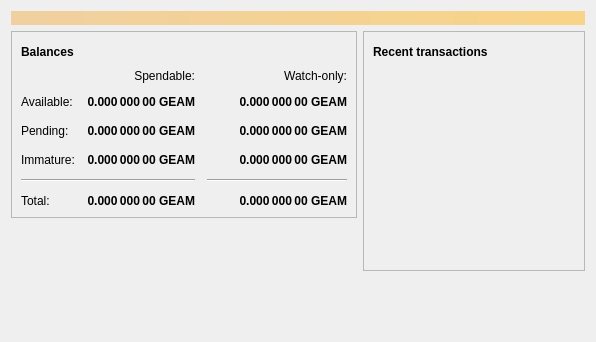
<?xml version="1.0" encoding="UTF-8"?>
<ui version="4.0">
 <class>OverviewPage</class>
 <widget class="QWidget" name="OverviewPage">
  <property name="geometry">
   <rect>
    <x>0</x>
    <y>0</y>
    <width>596</width>
    <height>342</height>
   </rect>
  </property>
  <property name="windowTitle">
   <string>Form</string>
  </property>
  <layout class="QVBoxLayout" name="topLayout">
   <item>
    <widget class="QLabel" name="labelAlerts">
     <property name="visible">
      <bool>false</bool>
     </property>
     <property name="styleSheet">
      <string notr="true">QLabel { background-color: qlineargradient(x1: 0, y1: 0, x2: 1, y2: 0, stop:0 #F0D0A0, stop:1 #F8D488); color:#000000; }</string>
     </property>
     <property name="wordWrap">
      <bool>true</bool>
     </property>
     <property name="margin">
      <number>3</number>
     </property>
     <property name="textInteractionFlags">
      <set>Qt::TextSelectableByMouse</set>
     </property>
    </widget>
   </item>
   <item>
    <layout class="QHBoxLayout" name="horizontalLayout" stretch="1,1">
     <item>
      <layout class="QVBoxLayout" name="verticalLayout_2">
       <item>
        <widget class="QFrame" name="frame">
         <property name="frameShape">
          <enum>QFrame::StyledPanel</enum>
         </property>
         <property name="frameShadow">
          <enum>QFrame::Raised</enum>
         </property>
         <layout class="QVBoxLayout" name="verticalLayout_4">
          <item>
           <layout class="QHBoxLayout" name="horizontalLayout_4">
            <item>
             <widget class="QLabel" name="label_5">
              <property name="font">
               <font>
                <weight>75</weight>
                <bold>true</bold>
               </font>
              </property>
              <property name="text">
               <string>Balances</string>
              </property>
             </widget>
            </item>
            <item>
             <widget class="QPushButton" name="labelWalletStatus">
              <property name="enabled">
               <bool>true</bool>
              </property>
              <property name="maximumSize">
               <size>
                <width>30</width>
                <height>16777215</height>
               </size>
              </property>
              <property name="toolTip">
               <string>The displayed information may be out of date. Your wallet automatically synchronizes with the Geranium network after a connection is established, but this process has not completed yet.</string>
              </property>
              <property name="text">
               <string/>
              </property>
              <property name="icon">
               <iconset resource="../geranium.qrc">
                <normaloff>:/icons/warning</normaloff>
                <disabledoff>:/icons/warning</disabledoff>:/icons/warning</iconset>
              </property>
              <property name="iconSize">
               <size>
                <width>24</width>
                <height>24</height>
               </size>
              </property>
              <property name="flat">
               <bool>true</bool>
              </property>
             </widget>
            </item>
            <item>
             <spacer name="horizontalSpacer_3">
              <property name="orientation">
               <enum>Qt::Horizontal</enum>
              </property>
              <property name="sizeHint" stdset="0">
               <size>
                <width>40</width>
                <height>20</height>
               </size>
              </property>
             </spacer>
            </item>
           </layout>
          </item>
          <item>
           <layout class="QGridLayout" name="gridLayout">
            <property name="spacing">
             <number>12</number>
            </property>
            <item row="2" column="2">
             <widget class="QLabel" name="labelWatchPending">
              <property name="font">
               <font>
                <weight>75</weight>
                <bold>true</bold>
               </font>
              </property>
              <property name="cursor">
               <cursorShape>IBeamCursor</cursorShape>
              </property>
              <property name="toolTip">
               <string>Unconfirmed transactions to watch-only addresses</string>
              </property>
              <property name="text">
               <string notr="true">0.000 000 00 GEAM</string>
              </property>
              <property name="alignment">
               <set>Qt::AlignRight|Qt::AlignTrailing|Qt::AlignVCenter</set>
              </property>
              <property name="textInteractionFlags">
               <set>Qt::LinksAccessibleByMouse|Qt::TextSelectableByKeyboard|Qt::TextSelectableByMouse</set>
              </property>
             </widget>
            </item>
            <item row="2" column="1">
             <widget class="QLabel" name="labelUnconfirmed">
              <property name="font">
               <font>
                <weight>75</weight>
                <bold>true</bold>
               </font>
              </property>
              <property name="cursor">
               <cursorShape>IBeamCursor</cursorShape>
              </property>
              <property name="toolTip">
               <string>Total of transactions that have yet to be confirmed, and do not yet count toward the spendable balance</string>
              </property>
              <property name="text">
               <string notr="true">0.000 000 00 GEAM</string>
              </property>
              <property name="alignment">
               <set>Qt::AlignRight|Qt::AlignTrailing|Qt::AlignVCenter</set>
              </property>
              <property name="textInteractionFlags">
               <set>Qt::LinksAccessibleByMouse|Qt::TextSelectableByKeyboard|Qt::TextSelectableByMouse</set>
              </property>
             </widget>
            </item>
            <item row="3" column="2">
             <widget class="QLabel" name="labelWatchImmature">
              <property name="font">
               <font>
                <weight>75</weight>
                <bold>true</bold>
               </font>
              </property>
              <property name="cursor">
               <cursorShape>IBeamCursor</cursorShape>
              </property>
              <property name="toolTip">
               <string>Mined balance in watch-only addresses that has not yet matured</string>
              </property>
              <property name="text">
               <string notr="true">0.000 000 00 GEAM</string>
              </property>
              <property name="alignment">
               <set>Qt::AlignRight|Qt::AlignTrailing|Qt::AlignVCenter</set>
              </property>
              <property name="textInteractionFlags">
               <set>Qt::LinksAccessibleByMouse|Qt::TextSelectableByKeyboard|Qt::TextSelectableByMouse</set>
              </property>
             </widget>
            </item>
            <item row="4" column="0" colspan="2">
             <widget class="Line" name="line">
              <property name="orientation">
               <enum>Qt::Horizontal</enum>
              </property>
             </widget>
            </item>
            <item row="4" column="2">
             <widget class="Line" name="lineWatchBalance">
              <property name="sizePolicy">
               <sizepolicy hsizetype="Preferred" vsizetype="Fixed">
                <horstretch>0</horstretch>
                <verstretch>0</verstretch>
               </sizepolicy>
              </property>
              <property name="minimumSize">
               <size>
                <width>140</width>
                <height>0</height>
               </size>
              </property>
              <property name="orientation">
               <enum>Qt::Horizontal</enum>
              </property>
             </widget>
            </item>
            <item row="5" column="0">
             <widget class="QLabel" name="labelTotalText">
              <property name="text">
               <string>Total:</string>
              </property>
             </widget>
            </item>
            <item row="3" column="1">
             <widget class="QLabel" name="labelImmature">
              <property name="font">
               <font>
                <weight>75</weight>
                <bold>true</bold>
               </font>
              </property>
              <property name="cursor">
               <cursorShape>IBeamCursor</cursorShape>
              </property>
              <property name="toolTip">
               <string>Mined balance that has not yet matured</string>
              </property>
              <property name="text">
               <string notr="true">0.000 000 00 GEAM</string>
              </property>
              <property name="alignment">
               <set>Qt::AlignRight|Qt::AlignTrailing|Qt::AlignVCenter</set>
              </property>
              <property name="textInteractionFlags">
               <set>Qt::LinksAccessibleByMouse|Qt::TextSelectableByKeyboard|Qt::TextSelectableByMouse</set>
              </property>
             </widget>
            </item>
            <item row="2" column="3">
             <spacer name="horizontalSpacer_2">
              <property name="orientation">
               <enum>Qt::Horizontal</enum>
              </property>
              <property name="sizeHint" stdset="0">
               <size>
                <width>40</width>
                <height>20</height>
               </size>
              </property>
             </spacer>
            </item>
            <item row="3" column="0">
             <widget class="QLabel" name="labelImmatureText">
              <property name="text">
               <string>Immature:</string>
              </property>
             </widget>
            </item>
            <item row="5" column="1">
             <widget class="QLabel" name="labelTotal">
              <property name="font">
               <font>
                <weight>75</weight>
                <bold>true</bold>
               </font>
              </property>
              <property name="cursor">
               <cursorShape>IBeamCursor</cursorShape>
              </property>
              <property name="toolTip">
               <string>Your current total balance</string>
              </property>
              <property name="text">
               <string notr="true">0.000 000 00 GEAM</string>
              </property>
              <property name="alignment">
               <set>Qt::AlignRight|Qt::AlignTrailing|Qt::AlignVCenter</set>
              </property>
              <property name="textInteractionFlags">
               <set>Qt::LinksAccessibleByMouse|Qt::TextSelectableByKeyboard|Qt::TextSelectableByMouse</set>
              </property>
             </widget>
            </item>
            <item row="5" column="2">
             <widget class="QLabel" name="labelWatchTotal">
              <property name="font">
               <font>
                <weight>75</weight>
                <bold>true</bold>
               </font>
              </property>
              <property name="cursor">
               <cursorShape>IBeamCursor</cursorShape>
              </property>
              <property name="toolTip">
               <string>Current total balance in watch-only addresses</string>
              </property>
              <property name="text">
               <string notr="true">0.000 000 00 GEAM</string>
              </property>
              <property name="alignment">
               <set>Qt::AlignRight|Qt::AlignTrailing|Qt::AlignVCenter</set>
              </property>
              <property name="textInteractionFlags">
               <set>Qt::LinksAccessibleByMouse|Qt::TextSelectableByKeyboard|Qt::TextSelectableByMouse</set>
              </property>
             </widget>
            </item>
            <item row="0" column="2">
             <widget class="QLabel" name="labelWatchonly">
              <property name="text">
               <string>Watch-only:</string>
              </property>
              <property name="alignment">
               <set>Qt::AlignRight|Qt::AlignTrailing|Qt::AlignVCenter</set>
              </property>
             </widget>
            </item>
            <item row="1" column="0">
             <widget class="QLabel" name="labelBalanceText">
              <property name="text">
               <string>Available:</string>
              </property>
             </widget>
            </item>
            <item row="1" column="1">
             <widget class="QLabel" name="labelBalance">
              <property name="font">
               <font>
                <weight>75</weight>
                <bold>true</bold>
               </font>
              </property>
              <property name="cursor">
               <cursorShape>IBeamCursor</cursorShape>
              </property>
              <property name="toolTip">
               <string>Your current spendable balance</string>
              </property>
              <property name="text">
               <string notr="true">0.000 000 00 GEAM</string>
              </property>
              <property name="alignment">
               <set>Qt::AlignRight|Qt::AlignTrailing|Qt::AlignVCenter</set>
              </property>
              <property name="textInteractionFlags">
               <set>Qt::LinksAccessibleByMouse|Qt::TextSelectableByKeyboard|Qt::TextSelectableByMouse</set>
              </property>
             </widget>
            </item>
            <item row="1" column="2">
             <widget class="QLabel" name="labelWatchAvailable">
              <property name="font">
               <font>
                <weight>75</weight>
                <bold>true</bold>
               </font>
              </property>
              <property name="cursor">
               <cursorShape>IBeamCursor</cursorShape>
              </property>
              <property name="toolTip">
               <string>Your current balance in watch-only addresses</string>
              </property>
              <property name="text">
               <string notr="true">0.000 000 00 GEAM</string>
              </property>
              <property name="alignment">
               <set>Qt::AlignRight|Qt::AlignTrailing|Qt::AlignVCenter</set>
              </property>
              <property name="textInteractionFlags">
               <set>Qt::LinksAccessibleByMouse|Qt::TextSelectableByKeyboard|Qt::TextSelectableByMouse</set>
              </property>
             </widget>
            </item>
            <item row="2" column="0">
             <widget class="QLabel" name="labelPendingText">
              <property name="text">
               <string>Pending:</string>
              </property>
             </widget>
            </item>
            <item row="0" column="1">
             <widget class="QLabel" name="labelSpendable">
              <property name="text">
               <string>Spendable:</string>
              </property>
              <property name="alignment">
               <set>Qt::AlignRight|Qt::AlignTrailing|Qt::AlignVCenter</set>
              </property>
             </widget>
            </item>
           </layout>
          </item>
         </layout>
        </widget>
       </item>
       <item>
        <spacer name="verticalSpacer">
         <property name="orientation">
          <enum>Qt::Vertical</enum>
         </property>
         <property name="sizeHint" stdset="0">
          <size>
           <width>20</width>
           <height>40</height>
          </size>
         </property>
        </spacer>
       </item>
      </layout>
     </item>
     <item>
      <layout class="QVBoxLayout" name="verticalLayout_3">
       <item>
        <widget class="QFrame" name="frame_2">
         <property name="frameShape">
          <enum>QFrame::StyledPanel</enum>
         </property>
         <property name="frameShadow">
          <enum>QFrame::Raised</enum>
         </property>
         <layout class="QVBoxLayout" name="verticalLayout">
          <item>
           <layout class="QHBoxLayout" name="horizontalLayout_2">
            <item>
             <widget class="QLabel" name="label_4">
              <property name="font">
               <font>
                <weight>75</weight>
                <bold>true</bold>
               </font>
              </property>
              <property name="text">
               <string>Recent transactions</string>
              </property>
             </widget>
            </item>
            <item>
             <widget class="QPushButton" name="labelTransactionsStatus">
              <property name="enabled">
               <bool>true</bool>
              </property>
              <property name="maximumSize">
               <size>
                <width>30</width>
                <height>16777215</height>
               </size>
              </property>
              <property name="toolTip">
               <string>The displayed information may be out of date. Your wallet automatically synchronizes with the Geranium network after a connection is established, but this process has not completed yet.</string>
              </property>
              <property name="text">
               <string/>
              </property>
              <property name="icon">
               <iconset resource="../geranium.qrc">
                <normaloff>:/icons/warning</normaloff>
                <disabledoff>:/icons/warning</disabledoff>:/icons/warning</iconset>
              </property>
              <property name="iconSize">
               <size>
                <width>24</width>
                <height>24</height>
               </size>
              </property>
              <property name="flat">
               <bool>true</bool>
              </property>
             </widget>
            </item>
            <item>
             <spacer name="horizontalSpacer">
              <property name="orientation">
               <enum>Qt::Horizontal</enum>
              </property>
              <property name="sizeHint" stdset="0">
               <size>
                <width>40</width>
                <height>20</height>
               </size>
              </property>
             </spacer>
            </item>
           </layout>
          </item>
          <item>
           <widget class="QListView" name="listTransactions">
            <property name="styleSheet">
             <string notr="true">QListView { background: transparent; }</string>
            </property>
            <property name="frameShape">
             <enum>QFrame::NoFrame</enum>
            </property>
            <property name="verticalScrollBarPolicy">
             <enum>Qt::ScrollBarAlwaysOff</enum>
            </property>
            <property name="horizontalScrollBarPolicy">
             <enum>Qt::ScrollBarAlwaysOff</enum>
            </property>
            <property name="selectionMode">
             <enum>QAbstractItemView::NoSelection</enum>
            </property>
           </widget>
          </item>
         </layout>
        </widget>
       </item>
       <item>
        <spacer name="verticalSpacer_2">
         <property name="orientation">
          <enum>Qt::Vertical</enum>
         </property>
         <property name="sizeHint" stdset="0">
          <size>
           <width>20</width>
           <height>40</height>
          </size>
         </property>
        </spacer>
       </item>
      </layout>
     </item>
    </layout>
   </item>
  </layout>
 </widget>
 <resources/>
 <connections/>
</ui>
